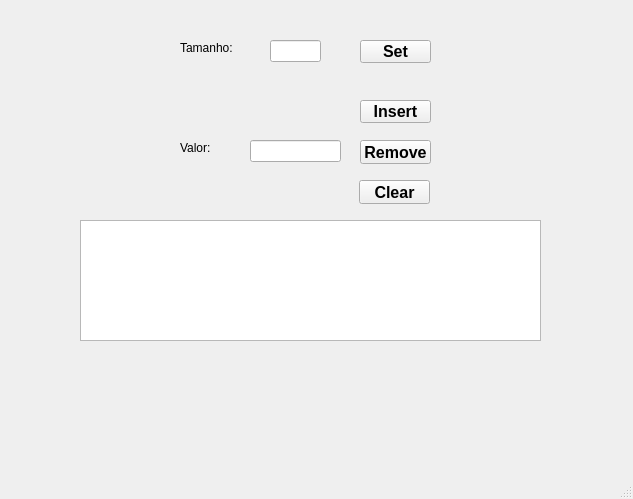
<?xml version="1.0" encoding="UTF-8"?>
<ui version="4.0">
 <class>MainWindow</class>
 <widget class="QMainWindow" name="MainWindow">
  <property name="geometry">
   <rect>
    <x>0</x>
    <y>0</y>
    <width>633</width>
    <height>499</height>
   </rect>
  </property>
  <property name="windowTitle">
   <string>MainWindow</string>
  </property>
  <widget class="QWidget" name="centralwidget">
   <widget class="QTextEdit" name="textEditExit">
    <property name="geometry">
     <rect>
      <x>80</x>
      <y>220</y>
      <width>461</width>
      <height>121</height>
     </rect>
    </property>
   </widget>
   <widget class="QLineEdit" name="lineEditValue">
    <property name="geometry">
     <rect>
      <x>250</x>
      <y>140</y>
      <width>91</width>
      <height>22</height>
     </rect>
    </property>
   </widget>
   <widget class="QPushButton" name="pushButtonInsert">
    <property name="geometry">
     <rect>
      <x>360</x>
      <y>100</y>
      <width>71</width>
      <height>23</height>
     </rect>
    </property>
    <property name="font">
     <font>
      <pointsize>12</pointsize>
      <bold>true</bold>
      <strikeout>false</strikeout>
     </font>
    </property>
    <property name="text">
     <string>Insert</string>
    </property>
   </widget>
   <widget class="QPushButton" name="pushButtonRemove">
    <property name="geometry">
     <rect>
      <x>360</x>
      <y>140</y>
      <width>71</width>
      <height>24</height>
     </rect>
    </property>
    <property name="font">
     <font>
      <pointsize>12</pointsize>
      <bold>true</bold>
     </font>
    </property>
    <property name="text">
     <string>Remove</string>
    </property>
   </widget>
   <widget class="QPushButton" name="pushButtonClear">
    <property name="geometry">
     <rect>
      <x>359</x>
      <y>180</y>
      <width>71</width>
      <height>24</height>
     </rect>
    </property>
    <property name="font">
     <font>
      <pointsize>12</pointsize>
      <bold>true</bold>
     </font>
    </property>
    <property name="text">
     <string>Clear</string>
    </property>
   </widget>
   <widget class="QLineEdit" name="lineEditSize">
    <property name="geometry">
     <rect>
      <x>270</x>
      <y>40</y>
      <width>51</width>
      <height>22</height>
     </rect>
    </property>
   </widget>
   <widget class="QLabel" name="label">
    <property name="geometry">
     <rect>
      <x>180</x>
      <y>40</y>
      <width>61</width>
      <height>16</height>
     </rect>
    </property>
    <property name="text">
     <string>Tamanho:</string>
    </property>
   </widget>
   <widget class="QLabel" name="label_2">
    <property name="geometry">
     <rect>
      <x>180</x>
      <y>140</y>
      <width>41</width>
      <height>16</height>
     </rect>
    </property>
    <property name="text">
     <string>Valor:</string>
    </property>
   </widget>
   <widget class="QPushButton" name="pushButtonSet">
    <property name="geometry">
     <rect>
      <x>360</x>
      <y>40</y>
      <width>71</width>
      <height>23</height>
     </rect>
    </property>
    <property name="font">
     <font>
      <pointsize>12</pointsize>
      <bold>true</bold>
      <strikeout>false</strikeout>
     </font>
    </property>
    <property name="text">
     <string>Set</string>
    </property>
   </widget>
  </widget>
  <widget class="QMenuBar" name="menubar">
   <property name="geometry">
    <rect>
     <x>0</x>
     <y>0</y>
     <width>633</width>
     <height>20</height>
    </rect>
   </property>
  </widget>
  <widget class="QStatusBar" name="statusbar"/>
 </widget>
 <resources/>
 <connections/>
</ui>
